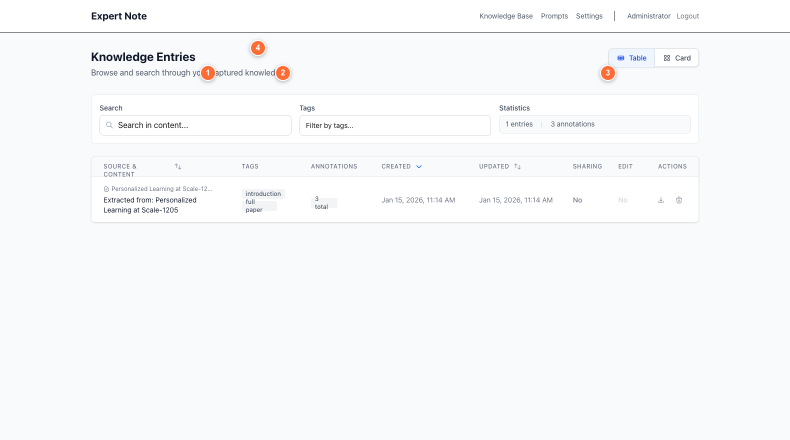
#> input picture docs/user-guide/screenshots/images/12-knowledge-base.png, 1580 x 879 px (shown at 1/2 size)
$ python annotate_screenshots.py
#> lines starting #> are read from the running program, lines starting #| are printed output that depends on the picture
#!/usr/bin/env python3
"""
Add orange annotations to screenshots.
This script assumes you've already saved the base screenshots in the images/ directory.
"""

import os
from PIL import Image, ImageDraw, ImageFont

OUTPUT_DIR = os.path.join(os.path.dirname(__file__), "images")

# Annotation configurations for each screenshot
ANNOTATIONS = {
    "12-knowledge-base.png": [
        (200, 230, "1"),  # Search
        (570, 230, "2"),  # Tag filter
        (1074, 106, "3"), # Table/Card toggle
        (900, 228, "4"),  # Statistics
    ],
    "13-prompts.png": [
        (1220, 106, "1"), # Generate button
        (400, 230, "2"),  # Guide selector
        (600, 350, "3"),  # Prompts table
    ],
    "14-trash.png": [
        (250, 180, "1"),  # Category tabs
        (500, 350, "2"),  # Deleted items
        (1100, 350, "3"), # Restore/Delete buttons
    ],
    "15-account-settings.png": [
        (400, 250, "1"),  # Display name
        (400, 400, "2"),  # Password change section
    ],
}

def add_annotations_to_image(image_path, annotations):
    """Add orange numbered circles to an image."""
    try:
        # Open the image
        img = Image.open(image_path)
#> img is the input picture: PIL image 1580x879 RGBA; mean R, G, B, A 248.3, 248.9, 249.8, 255
        draw = ImageDraw.Draw(img)

        # Annotation style
        circle_radius = 15
        circle_color = "#ff6600"  # Orange
        text_color = "white"

        # Try to use a nice font
        try:
            # Try macOS system fonts
            font = ImageFont.truetype("/System/Library/Fonts/Helvetica.ttc", 18)
        except:
            try:
                font = ImageFont.truetype("/System/Library/Fonts/Supplemental/Arial Bold.ttf", 18)
            except:
                # Fallback to default
                font = ImageFont.load_default()

        # Draw each annotation
        for x, y, number in annotations:
            # Draw circle
            bbox = [x - circle_radius, y - circle_radius,
                    x + circle_radius, y + circle_radius]
            draw.ellipse(bbox, fill=circle_color, outline=circle_color)

            # Draw number - center it in the circle
            # Get text bounding box
            left, top, right, bottom = draw.textbbox((0, 0), number, font=font)
            text_width = right - left
            text_height = bottom - top

            # Calculate centered position
            text_x = x - text_width // 2
            text_y = y - text_height // 2 - 2  # Adjust slightly up

            draw.text((text_x, text_y), number, fill=text_color, font=font)
#> this loop made 4 passes
#> (text_x, text_y) on passes 1 to 4: (195, 222), (565, 222), (1069, 98), (895, 220)

        # Save the annotated image
        img.save(image_path, 'PNG', optimize=True)
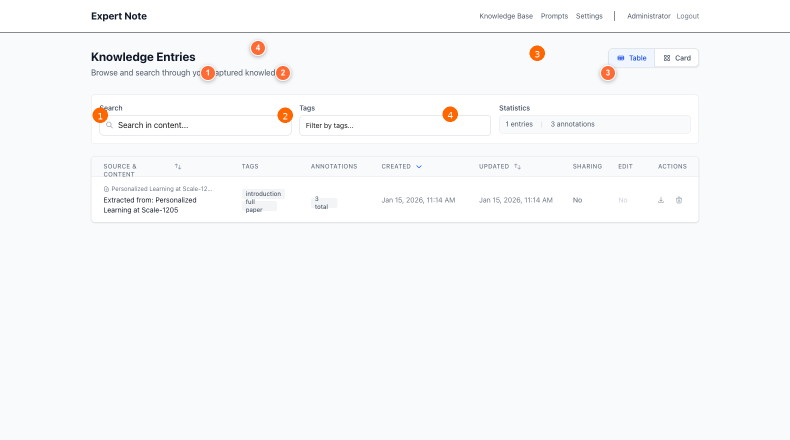
#> saved as 12-knowledge-base.png: PIL image 1580x879 RGBA (shown at 1/2 size); mean R, G, B, A 248.3, 248.6, 249.3, 255
        print(f"✓ Annotated: {os.path.basename(image_path)}")
        return True

    except FileNotFoundError:
        print(f"✗ Not found: {os.path.basename(image_path)}")
        return False
    except Exception as e:
        print(f"✗ Error processing {os.path.basename(image_path)}: {e}")
        return False

def main():
    print("Screenshot Annotation Tool")
    print("=" * 60)
    print()

    # Ensure output directory exists
    if not os.path.exists(OUTPUT_DIR):
        os.makedirs(OUTPUT_DIR)
        print(f"Created directory: {OUTPUT_DIR}\n")

    # Process each screenshot
    success_count = 0
    total_count = len(ANNOTATIONS)

    for filename, annotations in ANNOTATIONS.items():
        filepath = os.path.join(OUTPUT_DIR, filename)
        if add_annotations_to_image(filepath, annotations):
            success_count += 1
#> pass 2 of the loop in main, `for filename, annotations in ANNOTATIONS.items():`:
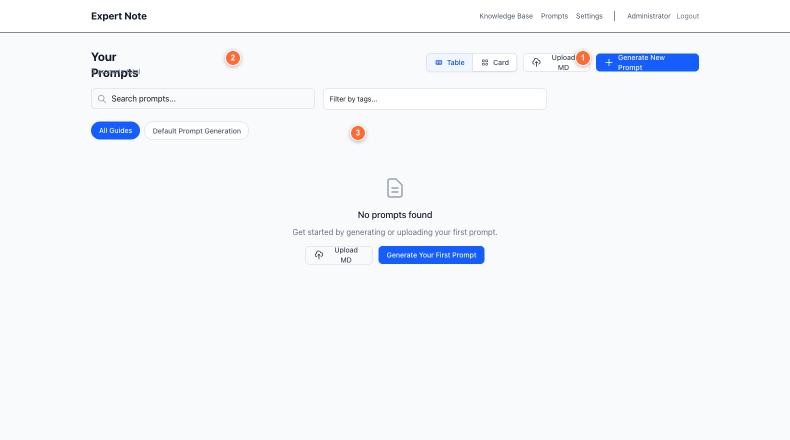
#> input picture docs/user-guide/screenshots/images/13-prompts.png, 1580 x 879 px (shown at 1/2 size)
#> in add_annotations_to_image, img is the input picture: PIL image 1580x879 RGBA; mean R, G, B, A 245.4, 247, 249.9, 255
#> the loop in add_annotations_to_image (call 2), `for x, y, number in annotations:` made 3 passes
#> (text_x, text_y) on passes 1 to 3: (1215, 98), (395, 222), (595, 342)
#> in add_annotations_to_image (call 2), `img.save(image_path, 'PNG', optimize=True)`:
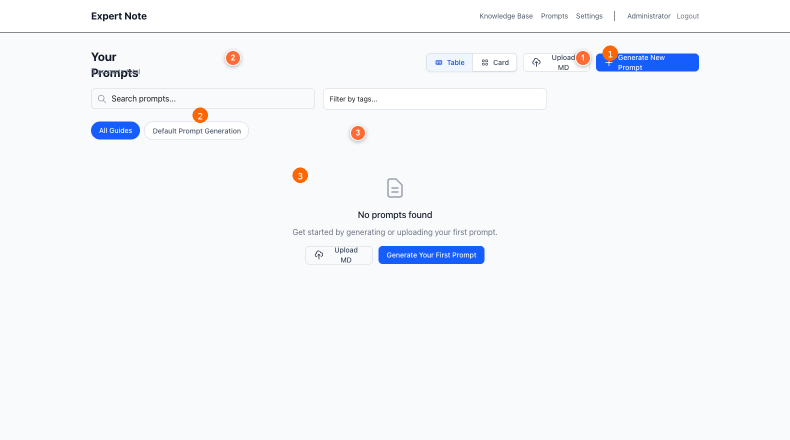
#> saved as 13-prompts.png: PIL image 1580x879 RGBA (shown at 1/2 size); mean R, G, B, A 245.4, 246.8, 249.5, 255
#> pass 3 of the loop in main, `for filename, annotations in ANNOTATIONS.items():`:
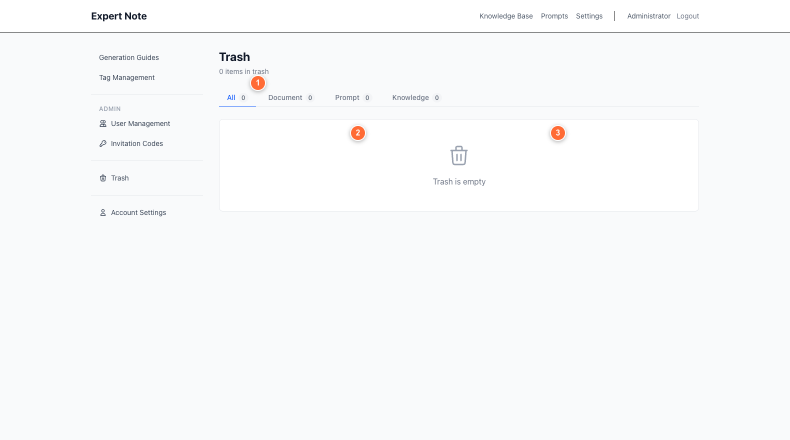
#> input picture docs/user-guide/screenshots/images/14-trash.png, 1580 x 879 px (shown at 1/2 size)
#> in add_annotations_to_image, img is the input picture: PIL image 1580x879 RGBA; mean R, G, B, A 249, 249.7, 250.5, 255
#> the loop in add_annotations_to_image (call 3), `for x, y, number in annotations:` made 3 passes
#> (text_x, text_y) on passes 1 to 3: (245, 172), (495, 342), (1095, 342)
#> in add_annotations_to_image (call 3), `img.save(image_path, 'PNG', optimize=True)`:
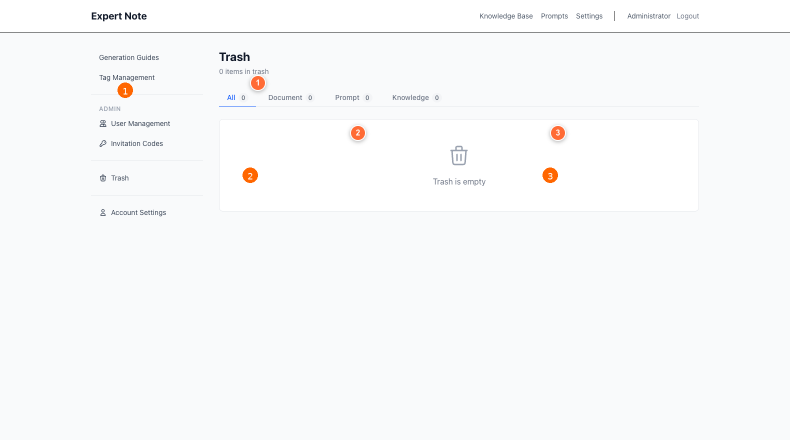
#> saved as 14-trash.png: PIL image 1580x879 RGBA (shown at 1/2 size); mean R, G, B, A 249, 249.5, 250.1, 255
#> the loop made 4 passes; the first 3 are shown

    # Summary
    print()
    print("=" * 60)
    print(f"Processed: {success_count}/{total_count} screenshots")

    if success_count < total_count:
        print(f"\nMissing screenshots:")
        for filename in ANNOTATIONS.keys():
            filepath = os.path.join(OUTPUT_DIR, filename)
            if not os.path.exists(filepath):
                print(f"  - {filename}")

if __name__ == "__main__":
    main()
